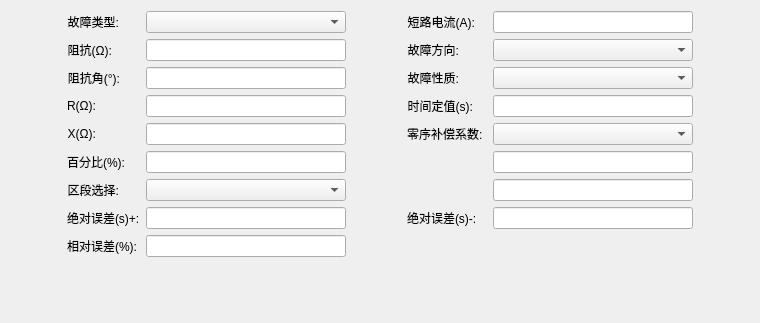
<?xml version="1.0" encoding="UTF-8"?>
<ui version="4.0">
 <class>QDistanceItemParaEditWidget</class>
 <widget class="QWidget" name="QDistanceItemParaEditWidget">
  <property name="geometry">
   <rect>
    <x>0</x>
    <y>0</y>
    <width>760</width>
    <height>323</height>
   </rect>
  </property>
  <property name="windowTitle">
   <string>Form</string>
  </property>
  <layout class="QHBoxLayout" name="horizontalLayout">
   <item>
    <spacer name="horizontalSpacer_2">
     <property name="orientation">
      <enum>Qt::Horizontal</enum>
     </property>
     <property name="sizeType">
      <enum>QSizePolicy::Expanding</enum>
     </property>
     <property name="sizeHint" stdset="0">
      <size>
       <width>70</width>
       <height>20</height>
      </size>
     </property>
    </spacer>
   </item>
   <item>
    <layout class="QFormLayout" name="formLayout">
     <item row="0" column="0">
      <widget class="QLabel" name="m_labErrType">
       <property name="text">
        <string>故障类型:</string>
       </property>
       <property name="alignment">
        <set>Qt::AlignRight|Qt::AlignTrailing|Qt::AlignVCenter</set>
       </property>
      </widget>
     </item>
     <item row="0" column="1">
      <widget class="CExBaseListComboBox" name="m_cmb_ErrorType">
       <property name="minimumSize">
        <size>
         <width>200</width>
         <height>0</height>
        </size>
       </property>
      </widget>
     </item>
     <item row="1" column="0">
      <widget class="QLabel" name="m_labZSetting">
       <property name="text">
        <string>阻抗(Ω):</string>
       </property>
       <property name="alignment">
        <set>Qt::AlignRight|Qt::AlignTrailing|Qt::AlignVCenter</set>
       </property>
      </widget>
     </item>
     <item row="1" column="1">
      <widget class="QSettingLineEdit" name="m_txtZSetting">
       <property name="minimumSize">
        <size>
         <width>200</width>
         <height>0</height>
        </size>
       </property>
      </widget>
     </item>
     <item row="2" column="0">
      <widget class="QLabel" name="m_labZAng">
       <property name="text">
        <string>阻抗角(°):</string>
       </property>
       <property name="alignment">
        <set>Qt::AlignRight|Qt::AlignTrailing|Qt::AlignVCenter</set>
       </property>
      </widget>
     </item>
     <item row="2" column="1">
      <widget class="QSettingLineEdit" name="m_txtZAng">
       <property name="minimumSize">
        <size>
         <width>200</width>
         <height>0</height>
        </size>
       </property>
      </widget>
     </item>
     <item row="3" column="0">
      <widget class="QLabel" name="m_labR">
       <property name="text">
        <string>R(Ω):</string>
       </property>
       <property name="alignment">
        <set>Qt::AlignRight|Qt::AlignTrailing|Qt::AlignVCenter</set>
       </property>
      </widget>
     </item>
     <item row="3" column="1">
      <widget class="QSettingLineEdit" name="m_txtR">
       <property name="minimumSize">
        <size>
         <width>200</width>
         <height>0</height>
        </size>
       </property>
      </widget>
     </item>
     <item row="4" column="0">
      <widget class="QLabel" name="m_labX">
       <property name="text">
        <string>X(Ω):</string>
       </property>
       <property name="alignment">
        <set>Qt::AlignRight|Qt::AlignTrailing|Qt::AlignVCenter</set>
       </property>
      </widget>
     </item>
     <item row="4" column="1">
      <widget class="QSettingLineEdit" name="m_txtX">
       <property name="minimumSize">
        <size>
         <width>200</width>
         <height>0</height>
        </size>
       </property>
      </widget>
     </item>
     <item row="5" column="0">
      <widget class="QLabel" name="m_labRate">
       <property name="text">
        <string>百分比(%):</string>
       </property>
       <property name="alignment">
        <set>Qt::AlignRight|Qt::AlignTrailing|Qt::AlignVCenter</set>
       </property>
      </widget>
     </item>
     <item row="5" column="1">
      <widget class="QSettingLineEdit" name="m_txtRate">
       <property name="minimumSize">
        <size>
         <width>200</width>
         <height>0</height>
        </size>
       </property>
      </widget>
     </item>
     <item row="6" column="0">
      <widget class="QLabel" name="m_labZoneType">
       <property name="text">
        <string>区段选择:</string>
       </property>
       <property name="alignment">
        <set>Qt::AlignRight|Qt::AlignTrailing|Qt::AlignVCenter</set>
       </property>
      </widget>
     </item>
     <item row="6" column="1">
      <widget class="CExBaseListComboBox" name="m_cmb_ZoneType">
       <property name="minimumSize">
        <size>
         <width>200</width>
         <height>0</height>
        </size>
       </property>
      </widget>
     </item>
     <item row="7" column="0">
      <widget class="QLabel" name="m_labPlus">
       <property name="text">
        <string>绝对误差(s)+:</string>
       </property>
      </widget>
     </item>
     <item row="7" column="1">
      <widget class="QSettingLineEdit" name="m_txtPlus">
       <property name="minimumSize">
        <size>
         <width>200</width>
         <height>0</height>
        </size>
       </property>
      </widget>
     </item>
     <item row="8" column="0">
      <widget class="QLabel" name="m_labRelErr">
       <property name="text">
        <string>相对误差(%):</string>
       </property>
       <property name="alignment">
        <set>Qt::AlignRight|Qt::AlignTrailing|Qt::AlignVCenter</set>
       </property>
      </widget>
     </item>
     <item row="8" column="1">
      <widget class="QSettingLineEdit" name="m_txtRelErr">
       <property name="minimumSize">
        <size>
         <width>200</width>
         <height>0</height>
        </size>
       </property>
      </widget>
     </item>
    </layout>
   </item>
   <item>
    <spacer name="horizontalSpacer">
     <property name="orientation">
      <enum>Qt::Horizontal</enum>
     </property>
     <property name="sizeType">
      <enum>QSizePolicy::Expanding</enum>
     </property>
     <property name="sizeHint" stdset="0">
      <size>
       <width>70</width>
       <height>20</height>
      </size>
     </property>
    </spacer>
   </item>
   <item>
    <layout class="QFormLayout" name="formLayout_2">
     <item row="0" column="0">
      <widget class="QLabel" name="m_labFaultCurrent">
       <property name="text">
        <string>短路电流(A):</string>
       </property>
       <property name="alignment">
        <set>Qt::AlignRight|Qt::AlignTrailing|Qt::AlignVCenter</set>
       </property>
      </widget>
     </item>
     <item row="0" column="1">
      <widget class="QSettingLineEdit" name="m_txtFaultCurrent">
       <property name="minimumSize">
        <size>
         <width>200</width>
         <height>0</height>
        </size>
       </property>
      </widget>
     </item>
     <item row="1" column="0">
      <widget class="QLabel" name="m_lab_ErrorDirc">
       <property name="text">
        <string>故障方向:</string>
       </property>
       <property name="alignment">
        <set>Qt::AlignRight|Qt::AlignTrailing|Qt::AlignVCenter</set>
       </property>
      </widget>
     </item>
     <item row="1" column="1">
      <widget class="QComboBox" name="m_cmb_ErrorDirc">
       <property name="minimumSize">
        <size>
         <width>200</width>
         <height>0</height>
        </size>
       </property>
      </widget>
     </item>
     <item row="2" column="0">
      <widget class="QLabel" name="m_lab_ErrorNature">
       <property name="text">
        <string>故障性质:</string>
       </property>
       <property name="alignment">
        <set>Qt::AlignRight|Qt::AlignTrailing|Qt::AlignVCenter</set>
       </property>
      </widget>
     </item>
     <item row="2" column="1">
      <widget class="QComboBox" name="m_cmb_ErrorNature">
       <property name="minimumSize">
        <size>
         <width>200</width>
         <height>0</height>
        </size>
       </property>
      </widget>
     </item>
     <item row="3" column="0">
      <widget class="QLabel" name="m_lablne_TSetting">
       <property name="text">
        <string>时间定值(s):</string>
       </property>
       <property name="alignment">
        <set>Qt::AlignRight|Qt::AlignTrailing|Qt::AlignVCenter</set>
       </property>
      </widget>
     </item>
     <item row="3" column="1">
      <widget class="QSettingLineEdit" name="m_txtTSetting">
       <property name="minimumSize">
        <size>
         <width>200</width>
         <height>0</height>
        </size>
       </property>
      </widget>
     </item>
     <item row="4" column="0">
      <widget class="QLabel" name="m_labK0Mode">
       <property name="minimumSize">
        <size>
         <width>80</width>
         <height>0</height>
        </size>
       </property>
       <property name="text">
        <string>零序补偿系数:</string>
       </property>
       <property name="alignment">
        <set>Qt::AlignLeading|Qt::AlignLeft|Qt::AlignVCenter</set>
       </property>
      </widget>
     </item>
     <item row="4" column="1">
      <widget class="QComboBox" name="m_cmbK0Mode">
       <property name="minimumSize">
        <size>
         <width>200</width>
         <height>0</height>
        </size>
       </property>
      </widget>
     </item>
     <item row="5" column="0">
      <widget class="QLabel" name="m_labKlKr">
       <property name="minimumSize">
        <size>
         <width>80</width>
         <height>0</height>
        </size>
       </property>
       <property name="text">
        <string/>
       </property>
       <property name="alignment">
        <set>Qt::AlignLeading|Qt::AlignLeft|Qt::AlignVCenter</set>
       </property>
      </widget>
     </item>
     <item row="5" column="1">
      <widget class="QSettingLineEdit" name="m_txtKlKr">
       <property name="minimumSize">
        <size>
         <width>200</width>
         <height>0</height>
        </size>
       </property>
      </widget>
     </item>
     <item row="6" column="0">
      <widget class="QLabel" name="m_labAngKx">
       <property name="minimumSize">
        <size>
         <width>80</width>
         <height>0</height>
        </size>
       </property>
       <property name="text">
        <string/>
       </property>
       <property name="alignment">
        <set>Qt::AlignLeading|Qt::AlignLeft|Qt::AlignVCenter</set>
       </property>
      </widget>
     </item>
     <item row="6" column="1">
      <widget class="QSettingLineEdit" name="m_txtAngKx">
       <property name="minimumSize">
        <size>
         <width>200</width>
         <height>0</height>
        </size>
       </property>
      </widget>
     </item>
     <item row="7" column="0">
      <widget class="QLabel" name="m_labMinus">
       <property name="text">
        <string>绝对误差(s)-:</string>
       </property>
      </widget>
     </item>
     <item row="7" column="1">
      <widget class="QSettingLineEdit" name="m_txtMinus">
       <property name="minimumSize">
        <size>
         <width>200</width>
         <height>0</height>
        </size>
       </property>
      </widget>
     </item>
    </layout>
   </item>
   <item>
    <spacer name="horizontalSpacer_3">
     <property name="orientation">
      <enum>Qt::Horizontal</enum>
     </property>
     <property name="sizeType">
      <enum>QSizePolicy::Expanding</enum>
     </property>
     <property name="sizeHint" stdset="0">
      <size>
       <width>70</width>
       <height>20</height>
      </size>
     </property>
    </spacer>
   </item>
  </layout>
 </widget>
 <customwidgets>
  <customwidget>
   <class>QSettingLineEdit</class>
   <extends>QLineEdit</extends>
   <header>../../UI/Controls/SettingCtrls/qsettinglineedit.h</header>
  </customwidget>
  <customwidget>
   <class>CExBaseListComboBox</class>
   <extends>QComboBox</extends>
   <header>../../../../Module/BaseClass/QT/QExBaseListComboBox.h</header>
  </customwidget>
 </customwidgets>
 <resources/>
 <connections/>
</ui>
